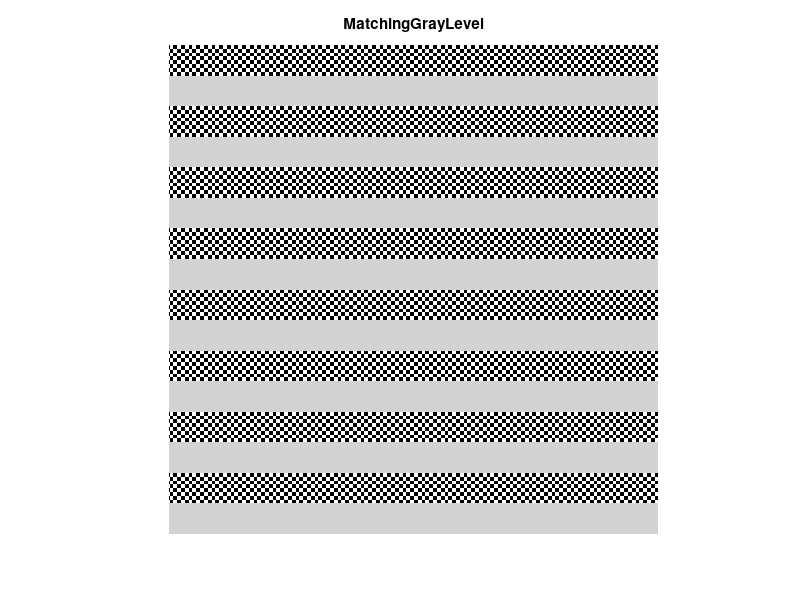

This figure's MATLAB source:

BlackWhitePatch=zeros(4,4)
BlackWhitePatch(1,1)=255;
BlackWhitePatch(1,2)=255;
BlackWhitePatch(2,1)=255;
BlackWhitePatch(2,2)=255;
BlackWhitePatch(3,3)=255;
BlackWhitePatch(3,4)=255;
BlackWhitePatch(4,3)=255;
BlackWhitePatch(4,4)=255;
line=zeros(16,64);
x=BlackWhitePatch;
line = [x,x,x,x,x,x,x,x,x,x,x,x,x,x,x,x;x,x,x,x,x,x,x,x,x,x,x,x,x,x,x,x;x,x,x,x,x,x,x,x,x,x,x,x,x,x,x,x;x,x,x,x,x,x,x,x,x,x,x,x,x,x,x,x];
line2 = zeros(16,256);
line2 = [line,line,line,line];
MatchingGrayLevel= zeros(256,256);
gray_MatchingGrayLevel = zeros(16,256);
gray_MatchingGrayLevel(1:16,1:256) = 210;
MatchingGrayLevel=[line2;gray_MatchingGrayLevel;line2;gray_MatchingGrayLevel;line2;gray_MatchingGrayLevel;line2;gray_MatchingGrayLevel;line2;gray_MatchingGrayLevel;line2;gray_MatchingGrayLevel;line2;gray_MatchingGrayLevel;line2;gray_MatchingGrayLevel];
imshow(MatchingGrayLevel,[0,256]),title('MatchingGrayLevel'),colormap('gray');